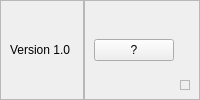
     <widget class="QFrame" name="footer_frame">
      <property name="sizePolicy">
       <sizepolicy hsizetype="Preferred" vsizetype="Expanding">
        <horstretch>0</horstretch>
        <verstretch>0</verstretch>
       </sizepolicy>
      </property>
      <property name="frameShape">
       <enum>QFrame::NoFrame</enum>
      </property>
      <property name="frameShadow">
       <enum>QFrame::Raised</enum>
      </property>
      <layout class="QHBoxLayout" name="horizontalLayout_5">
       <property name="spacing">
        <number>0</number>
       </property>
       <property name="leftMargin">
        <number>0</number>
       </property>
       <property name="topMargin">
        <number>0</number>
       </property>
       <property name="rightMargin">
        <number>0</number>
       </property>
       <property name="bottomMargin">
        <number>0</number>
       </property>
       <item>
        <widget class="QFrame" name="frame">
         <property name="frameShape">
          <enum>QFrame::StyledPanel</enum>
         </property>
         <property name="frameShadow">
          <enum>QFrame::Raised</enum>
         </property>
         <layout class="QHBoxLayout" name="horizontalLayout_6">
          <item>
           <widget class="QLabel" name="label_3">
            <property name="text">
             <string>Version 1.0 </string>
            </property>
           </widget>
          </item>
         </layout>
        </widget>
       </item>
       <item>
        <widget class="QFrame" name="frame_2">
         <property name="frameShape">
          <enum>QFrame::StyledPanel</enum>
         </property>
         <property name="frameShadow">
          <enum>QFrame::Raised</enum>
         </property>
         <layout class="QHBoxLayout" name="horizontalLayout_7">
          <item alignment="Qt::AlignRight">
           <widget class="QPushButton" name="pushButton_2">
            <property name="text">
             <string>?</string>
            </property>
           </widget>
          </item>
          <item alignment="Qt::AlignBottom">
           <widget class="QFrame" name="size_grip">
            <property name="minimumSize">
             <size>
              <width>10</width>
              <height>10</height>
             </size>
            </property>
            <property name="maximumSize">
             <size>
              <width>10</width>
              <height>10</height>
             </size>
            </property>
            <property name="frameShape">
             <enum>QFrame::StyledPanel</enum>
            </property>
            <property name="frameShadow">
             <enum>QFrame::Raised</enum>
            </property>
           </widget>
          </item>
         </layout>
        </widget>
       </item>
      </layout>
     </widget>
